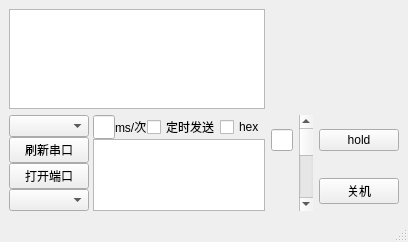
<?xml version="1.0" encoding="UTF-8"?>
<ui version="4.0">
 <class>MainWindow</class>
 <widget class="QMainWindow" name="MainWindow">
  <property name="geometry">
   <rect>
    <x>0</x>
    <y>0</y>
    <width>354</width>
    <height>240</height>
   </rect>
  </property>
  <property name="windowTitle">
   <string>MainWindow</string>
  </property>
  <widget class="QWidget" name="centralwidget">
   <layout class="QGridLayout" name="gridLayout_2">
    <item row="0" column="0">
     <widget class="QTextBrowser" name="textBrowser_rx">
      <property name="minimumSize">
       <size>
        <width>100</width>
        <height>100</height>
       </size>
      </property>
     </widget>
    </item>
    <item row="1" column="0" rowspan="2">
     <layout class="QGridLayout" name="gridLayout">
      <property name="horizontalSpacing">
       <number>4</number>
      </property>
      <property name="verticalSpacing">
       <number>1</number>
      </property>
      <item row="0" column="0">
       <layout class="QVBoxLayout" name="verticalLayout">
        <item>
         <widget class="QComboBox" name="comboBox_2">
          <property name="maximumSize">
           <size>
            <width>300</width>
            <height>300</height>
           </size>
          </property>
         </widget>
        </item>
        <item>
         <widget class="QPushButton" name="pushButton_reflash">
          <property name="maximumSize">
           <size>
            <width>300</width>
            <height>300</height>
           </size>
          </property>
          <property name="text">
           <string>刷新串口</string>
          </property>
         </widget>
        </item>
        <item>
         <widget class="QPushButton" name="pushButton_portEnable">
          <property name="maximumSize">
           <size>
            <width>300</width>
            <height>300</height>
           </size>
          </property>
          <property name="text">
           <string>打开端口</string>
          </property>
         </widget>
        </item>
        <item>
         <widget class="QComboBox" name="comboBox_sPort">
          <property name="maximumSize">
           <size>
            <width>300</width>
            <height>300</height>
           </size>
          </property>
         </widget>
        </item>
       </layout>
      </item>
      <item row="0" column="1">
       <layout class="QVBoxLayout" name="verticalLayout_2">
        <item>
         <layout class="QHBoxLayout" name="horizontalLayout">
          <item>
           <widget class="QLineEdit" name="lineEdit">
            <property name="maximumSize">
             <size>
              <width>100</width>
              <height>100</height>
             </size>
            </property>
           </widget>
          </item>
          <item>
           <widget class="QLabel" name="label">
            <property name="text">
             <string>ms/次</string>
            </property>
           </widget>
          </item>
          <item>
           <widget class="QCheckBox" name="checkBox_2">
            <property name="text">
             <string>定时发送</string>
            </property>
           </widget>
          </item>
          <item>
           <widget class="QCheckBox" name="checkBox">
            <property name="text">
             <string>hex</string>
            </property>
           </widget>
          </item>
         </layout>
        </item>
        <item>
         <widget class="QTextBrowser" name="textBrowser_tx"/>
        </item>
       </layout>
      </item>
     </layout>
    </item>
    <item row="1" column="1">
     <widget class="QLineEdit" name="lineEdit_2"/>
    </item>
    <item row="1" column="2" rowspan="2">
     <widget class="QScrollBar" name="verticalScrollBar">
      <property name="orientation">
       <enum>Qt::Vertical</enum>
      </property>
     </widget>
    </item>
    <item row="1" column="3">
     <widget class="QPushButton" name="pushButton_3">
      <property name="text">
       <string>hold</string>
      </property>
     </widget>
    </item>
    <item row="2" column="3">
     <widget class="QPushButton" name="pushButton_2">
      <property name="text">
       <string>关机</string>
      </property>
     </widget>
    </item>
   </layout>
  </widget>
  <widget class="QMenuBar" name="menubar">
   <property name="geometry">
    <rect>
     <x>0</x>
     <y>0</y>
     <width>354</width>
     <height>18</height>
    </rect>
   </property>
  </widget>
  <widget class="QStatusBar" name="statusbar"/>
 </widget>
 <resources/>
 <connections/>
 <designerdata>
  <property name="gridDeltaX">
   <number>5</number>
  </property>
  <property name="gridDeltaY">
   <number>5</number>
  </property>
  <property name="gridSnapX">
   <bool>true</bool>
  </property>
  <property name="gridSnapY">
   <bool>true</bool>
  </property>
  <property name="gridVisible">
   <bool>true</bool>
  </property>
 </designerdata>
</ui>
